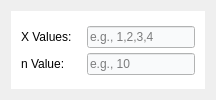
             <widget class="QWidget" name="tab_5">
              <attribute name="title">
               <string>Option 3</string>
              </attribute>
              <layout class="QFormLayout" name="formLayout_18">
               <item row="0" column="0" colspan="2">
                <widget class="QFrame" name="frame_3">
                 <property name="sizePolicy">
                  <sizepolicy hsizetype="Expanding" vsizetype="Expanding">
                   <horstretch>0</horstretch>
                   <verstretch>0</verstretch>
                  </sizepolicy>
                 </property>
                 <property name="styleSheet">
                  <string notr="true">background-color: rgb(255, 255, 255);</string>
                 </property>
                 <property name="frameShape">
                  <enum>QFrame::Shape::Box</enum>
                 </property>
                 <property name="frameShadow">
                  <enum>QFrame::Shadow::Raised</enum>
                 </property>
                 <property name="lineWidth">
                  <number>0</number>
                 </property>
                 <layout class="QFormLayout" name="formLayout_17">
                  <property name="labelAlignment">
                   <set>Qt::AlignmentFlag::AlignCenter</set>
                  </property>
                  <property name="formAlignment">
                   <set>Qt::AlignmentFlag::AlignCenter</set>
                  </property>
                  <property name="horizontalSpacing">
                   <number>0</number>
                  </property>
                  <property name="verticalSpacing">
                   <number>0</number>
                  </property>
                  <property name="leftMargin">
                   <number>10</number>
                  </property>
                  <property name="topMargin">
                   <number>5</number>
                  </property>
                  <property name="rightMargin">
                   <number>10</number>
                  </property>
                  <property name="bottomMargin">
                   <number>5</number>
                  </property>
                  <item row="0" column="0" colspan="2">
                   <layout class="QFormLayout" name="formLayout_16">
                    <property name="horizontalSpacing">
                     <number>15</number>
                    </property>
                    <property name="verticalSpacing">
                     <number>5</number>
                    </property>
                    <property name="leftMargin">
                     <number>0</number>
                    </property>
                    <property name="topMargin">
                     <number>0</number>
                    </property>
                    <property name="rightMargin">
                     <number>0</number>
                    </property>
                    <property name="bottomMargin">
                     <number>0</number>
                    </property>
                    <item row="0" column="0">
                     <widget class="QLabel" name="functionLabel_6">
                      <property name="text">
                       <string>X Values:</string>
                      </property>
                     </widget>
                    </item>
                    <item row="0" column="1">
                     <widget class="QLineEdit" name="xValuesLineEdit_6">
                      <property name="styleSheet">
                       <string notr="true">background-color: rgb(249, 250, 251);</string>
                      </property>
                      <property name="placeholderText">
                       <string>e.g., 1,2,3,4</string>
                      </property>
                     </widget>
                    </item>
                    <item row="1" column="0">
                     <widget class="QLabel" name="intervalsLabel_4">
                      <property name="text">
                       <string>n Value:</string>
                      </property>
                     </widget>
                    </item>
                    <item row="1" column="1">
                     <widget class="QLineEdit" name="nValuesLineEdit_4">
                      <property name="styleSheet">
                       <string notr="true">background-color: rgb(249, 250, 251);</string>
                      </property>
                      <property name="placeholderText">
                       <string>e.g., 10</string>
                      </property>
                     </widget>
                    </item>
                   </layout>
                  </item>
                 </layout>
                </widget>
               </item>
              </layout>
             </widget>
